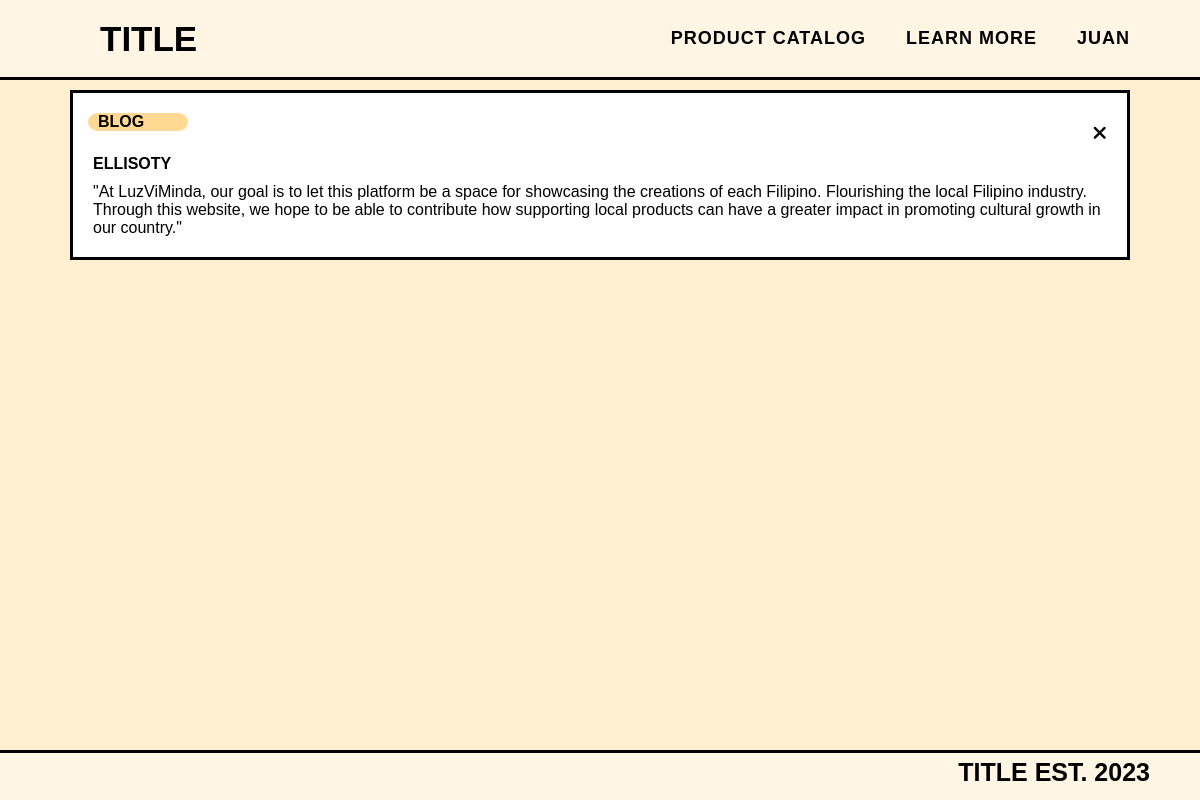
Screenshot of /general/learn_more_specific?id=4 (signed in) with the database file from the repository.
### tables this page shows
CREATE TABLE `blog_post` (
  `post_id` int(30) NOT NULL,
  `user_id` int(30) NOT NULL,
  `title` varchar(255) NOT NULL,
  `content` varchar(1000) NOT NULL
);

### general/learn_more_specific.php (the view, shortened to what this page needs)
<?php
require_once '../config.php';
?>
<!DOCTYPE html>
<html lang="en">
<head>
    <link rel="stylesheet" href="../styles/global.css">
    <link rel="stylesheet" href="../styles/learn_more_specific.css">
</head>
<body>
    <?php
    if (isset($_SESSION['loggedin'])) {
        require_once '../components/navbar-seller.php';
    } else {
        require_once '../components/navbar-general.php';
    }
    ?> <div class="container">
        <div class="mid_container">
            <?php
            $varUserid = $_GET['id'];
            $sql = "SELECT * FROM `blog_post` WHERE `post_id`=" . $varUserid;
            $result = mysqli_query($conn, $sql);
            $resultCheck = mysqli_num_rows($result);
            if ($resultCheck > 0) {
                while ($row = mysqli_fetch_assoc($result)) {
            ?>
                    <div class="card">
                        <div class="up">
                            <div class="capsule">
                                <p class="capsule_caption"> BLOG</p>
                            </div>
                            <div class="close-btn"> <a href="learn_more.php"> <i class="fa-solid fa-xmark" style="color: #000000;"></i> </a></div>
                        </div>
                        <h4 class="head">
                            <?php echo   $row['title'] ?>
                        </h4>
                        <?php echo   $row['content'] ?>
                    </div>
            <?php
                }
            } ?>
        </div>
    </div>
    <?php require_once '../components/footer.php' ?>
</body>
</html>

### styles/global.css (style rules this page uses)
:root { --bg: #FFEFD1; --wheat: #FEF5E4; --dark-blue: #003077; --orange: #FFA72A; --black: #000; --white: #FFF; --pastel-orange: #FFD892; --pastel-blue: #D6E6FE; --gray:#F3F3F3; }
* { padding: 0; margin: 0; font-family: "Poppins", sans-serif; box-sizing: border-box; color: var(--black); }
body { background: var(--bg); padding-top: 80px; padding-bottom: 80px; }

### styles/learn_more_specific.css (style rules this page uses)
.card { margin-top: 50px; width: 100%; border: solid; color: black; background-color: var(--white); padding: 20px; margin: 10px; }
.capsule_caption { margin-left: 10px; font-weight: bold; }
.capsule { border-radius: 10%/50%; width: 100px; background-color: var(--pastel-orange); margin-left: -5px; margin-bottom: 3vh; }
.container { display: flex; flex-direction: column; justify-content: center; align-items: center; }
.mid_container { display: flex; flex-wrap: wrap; align-items: center; justify-content: space-between; align-self: center; width: 90%; }
.head { width: 100%; margin-bottom: 10px; }
a { text-decoration: none; color: black; }
.up { display: flex; flex-wrap: wrap; align-items: center; justify-content: space-between; align-self: center; }
.close-btn { font-size: larger; margin-top: 0px; }

### rows the page displays
blog_post: title "ELLISOTY", content "\"At LuzViMinda, our goal is to let this platform be a space for showcasing the creations of each Filipino. Flourishing the local Filipino industry. Through this website, we hope to be able to contribute how supporting local products can have a greater impact in promoting cultural growth in our country.\""

### other values shown
$current_username "JUAN"
